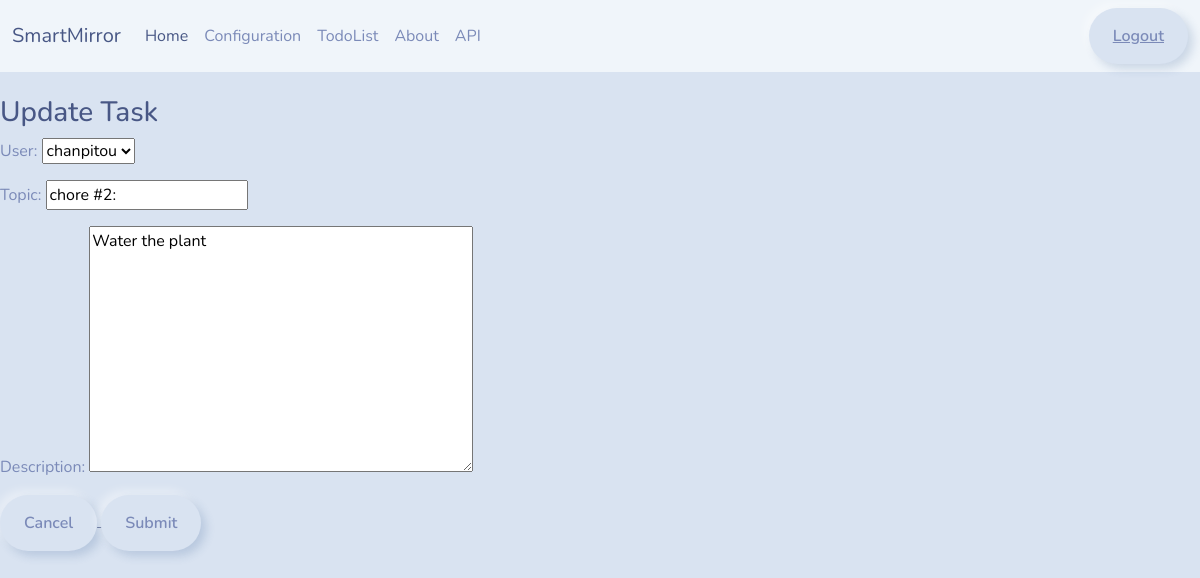
/updatetask/16/ (signed in), run on the app's committed database.
### base/models.py (models this page shows, shortened)
class Task(models.Model):
    user = models.ForeignKey(User, on_delete=models.SET_NULL, null=True)
    topic = models.CharField(max_length=200, null=False)
    description = models.TextField(null=True)
    updated = models.DateTimeField(auto_now=True)
    created = models.DateTimeField(auto_now_add=True)

### base/views.py (the view)
# urls.py: path("updatetask/<str:pk>/", views.updateTask, name="update-task"),
@login_required(login_url="login")
def updateTask(request, pk):
    task = Task.objects.get(id=pk)
    form = TaskForm(instance=task)
    if request.method == "POST":
        task.topic = request.POST.get("topic")
        task.description = request.POST.get("description")
        task.save()
        return redirect("tasks", pk=request.user.id)
    context = {"form": form}
    return render(request, "base/update_task.html", context)

### base/forms.py
class TaskForm(ModelForm):
    class Meta:
        model = Task
        fields = "__all__"

### base/templates/base/update_task.html
{% extends 'main.html' %} {% block content %}
<br />
<div>
    <h3>Update Task</h3>
    <form action="" method="POST">
        {% csrf_token %} {{form.as_p}}
        <a href="{%url 'tasks' request.user.id %}">
            <button type="submit" class="btn btn-primary">Cancel</button>
        </a>
        <button type="submit" class="btn btn-primary">Submit</button>
    </form>
</div>
{% endblock content %}

### data on the page
Task: user "chanpitou", topic "chore #2:", description "Water the plant"
